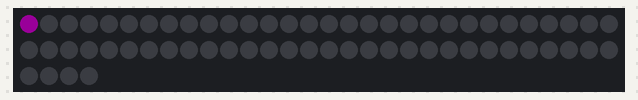
A sketch run on a simulated Arduino Uno, built with avr-gcc and run on an emulated ATmega328P. Shown: 64 RGB LEDs in strip order, left to right, continuing on the next row. Dim RGB values are drawn brighter than linear.

Above: at 0.15 s.
At 1.69 s:
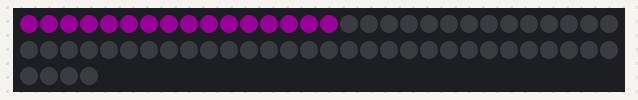
At 3.33 s:
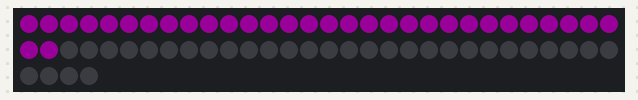
At 6.62 s:
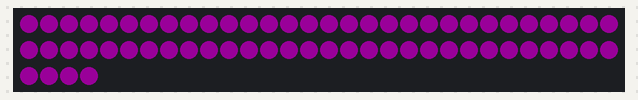
At 9.39 s:
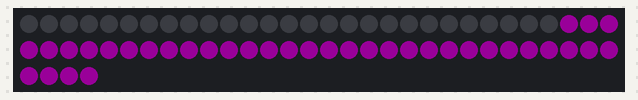
At 12.16 s:
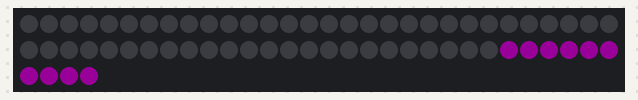

Measured:
- by itself, everything shown: repeats every 13.1 s, in 128 steps

The sketch:

Neo5.ino
```cpp
#include <Adafruit_NeoPixel.h>
Adafruit_NeoPixel strip (64,6);


void setup() {
  // put your setup code here, to run once:
strip.begin();
strip.setBrightness(25);
strip.clear();
}

void loop() {
  for(int i=0; i<strip.numPixels();i++){
  strip.setPixelColor(i,255,0,255);
  delay(100);
  strip.show();
  }
 for(int i=0; i<strip.numPixels();i++){
  strip.setPixelColor(i,0,0,0);
  delay(100);
  strip.show();
   }
}
```
